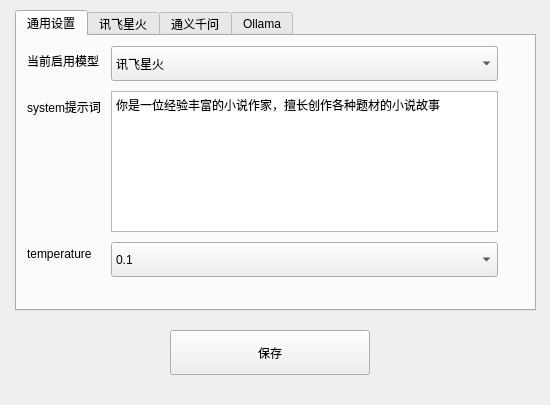
<?xml version="1.0" encoding="UTF-8"?>
<ui version="4.0">
 <class>Form_llm_config</class>
 <widget class="QWidget" name="Form_llm_config">
  <property name="enabled">
   <bool>true</bool>
  </property>
  <property name="geometry">
   <rect>
    <x>0</x>
    <y>0</y>
    <width>550</width>
    <height>405</height>
   </rect>
  </property>
  <property name="font">
   <font>
    <family>Arial</family>
   </font>
  </property>
  <property name="windowTitle">
   <string>大模型配置</string>
  </property>
  <widget class="QTabWidget" name="tabWidget">
   <property name="geometry">
    <rect>
     <x>15</x>
     <y>10</y>
     <width>521</width>
     <height>301</height>
    </rect>
   </property>
   <property name="font">
    <font>
     <family>Arial</family>
    </font>
   </property>
   <property name="layoutDirection">
    <enum>Qt::LeftToRight</enum>
   </property>
   <property name="autoFillBackground">
    <bool>false</bool>
   </property>
   <property name="tabShape">
    <enum>QTabWidget::Rounded</enum>
   </property>
   <property name="currentIndex">
    <number>0</number>
   </property>
   <property name="iconSize">
    <size>
     <width>20</width>
     <height>20</height>
    </size>
   </property>
   <property name="elideMode">
    <enum>Qt::ElideLeft</enum>
   </property>
   <property name="documentMode">
    <bool>false</bool>
   </property>
   <property name="movable">
    <bool>false</bool>
   </property>
   <property name="tabBarAutoHide">
    <bool>false</bool>
   </property>
   <widget class="QWidget" name="tab_setup">
    <attribute name="title">
     <string>通用设置</string>
    </attribute>
    <widget class="QWidget" name="formLayoutWidget_3">
     <property name="geometry">
      <rect>
       <x>0</x>
       <y>0</y>
       <width>481</width>
       <height>241</height>
      </rect>
     </property>
     <layout class="QFormLayout" name="formLayout_3">
      <property name="fieldGrowthPolicy">
       <enum>QFormLayout::AllNonFixedFieldsGrow</enum>
      </property>
      <property name="rowWrapPolicy">
       <enum>QFormLayout::DontWrapRows</enum>
      </property>
      <property name="horizontalSpacing">
       <number>10</number>
      </property>
      <property name="verticalSpacing">
       <number>10</number>
      </property>
      <property name="leftMargin">
       <number>10</number>
      </property>
      <property name="topMargin">
       <number>10</number>
      </property>
      <item row="0" column="0">
       <widget class="QLabel" name="label_7">
        <property name="text">
         <string>当前启用模型</string>
        </property>
        <property name="textFormat">
         <enum>Qt::RichText</enum>
        </property>
       </widget>
      </item>
      <item row="0" column="1">
       <widget class="QComboBox" name="comboBox_select_model">
        <property name="minimumSize">
         <size>
          <width>0</width>
          <height>35</height>
         </size>
        </property>
        <property name="currentIndex">
         <number>0</number>
        </property>
        <item>
         <property name="text">
          <string>讯飞星火</string>
         </property>
        </item>
        <item>
         <property name="text">
          <string>通义千问</string>
         </property>
        </item>
        <item>
         <property name="text">
          <string>Ollama本地大模型</string>
         </property>
        </item>
       </widget>
      </item>
      <item row="1" column="0">
       <widget class="QLabel" name="label_8">
        <property name="text">
         <string>system提示词</string>
        </property>
        <property name="textFormat">
         <enum>Qt::MarkdownText</enum>
        </property>
       </widget>
      </item>
      <item row="1" column="1">
       <widget class="QPlainTextEdit" name="plainTextEdit_prompt">
        <property name="plainText">
         <string>你是一位经验丰富的小说作家，擅长创作各种题材的小说故事</string>
        </property>
       </widget>
      </item>
      <item row="2" column="0">
       <widget class="QLabel" name="label_temperature">
        <property name="text">
         <string>temperature</string>
        </property>
        <property name="textFormat">
         <enum>Qt::MarkdownText</enum>
        </property>
       </widget>
      </item>
      <item row="2" column="1">
       <widget class="QComboBox" name="comboBox_temperature">
        <property name="minimumSize">
         <size>
          <width>0</width>
          <height>35</height>
         </size>
        </property>
        <property name="currentIndex">
         <number>0</number>
        </property>
        <item>
         <property name="text">
          <string>0.1</string>
         </property>
        </item>
        <item>
         <property name="text">
          <string>0.2</string>
         </property>
        </item>
        <item>
         <property name="text">
          <string>0.3</string>
         </property>
        </item>
        <item>
         <property name="text">
          <string>0.4</string>
         </property>
        </item>
        <item>
         <property name="text">
          <string>0.5</string>
         </property>
        </item>
        <item>
         <property name="text">
          <string>0.6</string>
         </property>
        </item>
        <item>
         <property name="text">
          <string>0.7</string>
         </property>
        </item>
        <item>
         <property name="text">
          <string>0.8</string>
         </property>
        </item>
        <item>
         <property name="text">
          <string>0.9</string>
         </property>
        </item>
        <item>
         <property name="text">
          <string>1.0</string>
         </property>
        </item>
       </widget>
      </item>
     </layout>
    </widget>
   </widget>
   <widget class="QWidget" name="tab_xunfeixinghuo">
    <attribute name="title">
     <string>讯飞星火</string>
    </attribute>
    <widget class="QWidget" name="formLayoutWidget">
     <property name="geometry">
      <rect>
       <x>0</x>
       <y>0</y>
       <width>481</width>
       <height>241</height>
      </rect>
     </property>
     <layout class="QFormLayout" name="formLayout">
      <property name="fieldGrowthPolicy">
       <enum>QFormLayout::AllNonFixedFieldsGrow</enum>
      </property>
      <property name="rowWrapPolicy">
       <enum>QFormLayout::DontWrapRows</enum>
      </property>
      <property name="horizontalSpacing">
       <number>10</number>
      </property>
      <property name="verticalSpacing">
       <number>10</number>
      </property>
      <property name="leftMargin">
       <number>10</number>
      </property>
      <property name="topMargin">
       <number>10</number>
      </property>
      <item row="0" column="0">
       <widget class="QLabel" name="label">
        <property name="text">
         <string>设置APPID</string>
        </property>
        <property name="textFormat">
         <enum>Qt::RichText</enum>
        </property>
       </widget>
      </item>
      <item row="0" column="1">
       <widget class="QLineEdit" name="lineEdit_xinghuo_appid">
        <property name="minimumSize">
         <size>
          <width>0</width>
          <height>35</height>
         </size>
        </property>
       </widget>
      </item>
      <item row="1" column="0">
       <widget class="QLabel" name="label_2">
        <property name="text">
         <string>设置APISecret</string>
        </property>
        <property name="textFormat">
         <enum>Qt::MarkdownText</enum>
        </property>
       </widget>
      </item>
      <item row="1" column="1">
       <widget class="QLineEdit" name="lineEdit_xinghuo_APISecre">
        <property name="minimumSize">
         <size>
          <width>0</width>
          <height>35</height>
         </size>
        </property>
       </widget>
      </item>
      <item row="2" column="0">
       <widget class="QLabel" name="label_3">
        <property name="frameShadow">
         <enum>QFrame::Plain</enum>
        </property>
        <property name="text">
         <string>设置APIKey
</string>
        </property>
        <property name="textFormat">
         <enum>Qt::RichText</enum>
        </property>
       </widget>
      </item>
      <item row="2" column="1">
       <widget class="QLineEdit" name="lineEdit_xinghuo_apikey">
        <property name="minimumSize">
         <size>
          <width>0</width>
          <height>35</height>
         </size>
        </property>
       </widget>
      </item>
      <item row="3" column="0">
       <widget class="QLabel" name="label_4">
        <property name="frameShadow">
         <enum>QFrame::Plain</enum>
        </property>
        <property name="text">
         <string>模型版本</string>
        </property>
        <property name="textFormat">
         <enum>Qt::RichText</enum>
        </property>
       </widget>
      </item>
      <item row="3" column="1">
       <widget class="QComboBox" name="comboBox_xinghuo_model">
        <property name="minimumSize">
         <size>
          <width>0</width>
          <height>35</height>
         </size>
        </property>
        <property name="currentIndex">
         <number>3</number>
        </property>
        <item>
         <property name="text">
          <string>v1.5</string>
         </property>
        </item>
        <item>
         <property name="text">
          <string>v2.0</string>
         </property>
        </item>
        <item>
         <property name="text">
          <string>v3.0</string>
         </property>
        </item>
        <item>
         <property name="text">
          <string>v3.5</string>
         </property>
        </item>
       </widget>
      </item>
     </layout>
    </widget>
   </widget>
   <widget class="QWidget" name="tab_tongyiqianwen">
    <attribute name="title">
     <string>通义千问</string>
    </attribute>
    <widget class="QWidget" name="formLayoutWidget_4">
     <property name="geometry">
      <rect>
       <x>0</x>
       <y>0</y>
       <width>481</width>
       <height>241</height>
      </rect>
     </property>
     <layout class="QFormLayout" name="formLayout_4">
      <property name="fieldGrowthPolicy">
       <enum>QFormLayout::AllNonFixedFieldsGrow</enum>
      </property>
      <property name="rowWrapPolicy">
       <enum>QFormLayout::DontWrapRows</enum>
      </property>
      <property name="horizontalSpacing">
       <number>10</number>
      </property>
      <property name="verticalSpacing">
       <number>10</number>
      </property>
      <property name="leftMargin">
       <number>10</number>
      </property>
      <property name="topMargin">
       <number>10</number>
      </property>
      <item row="0" column="0">
       <widget class="QLabel" name="label_qwen_apikey">
        <property name="text">
         <string>API-KEY</string>
        </property>
        <property name="textFormat">
         <enum>Qt::RichText</enum>
        </property>
       </widget>
      </item>
      <item row="0" column="1">
       <widget class="QLineEdit" name="lineEdit_qwen_apikey">
        <property name="minimumSize">
         <size>
          <width>0</width>
          <height>35</height>
         </size>
        </property>
       </widget>
      </item>
      <item row="1" column="0">
       <widget class="QLabel" name="label_qwen_model">
        <property name="text">
         <string>模型</string>
        </property>
        <property name="textFormat">
         <enum>Qt::RichText</enum>
        </property>
       </widget>
      </item>
      <item row="1" column="1">
       <widget class="QLineEdit" name="lineEdit_qwen_model">
        <property name="minimumSize">
         <size>
          <width>0</width>
          <height>35</height>
         </size>
        </property>
       </widget>
      </item>
     </layout>
    </widget>
   </widget>
   <widget class="QWidget" name="tab_Ollama">
    <attribute name="title">
     <string>Ollama</string>
    </attribute>
    <widget class="QWidget" name="formLayoutWidget_2">
     <property name="geometry">
      <rect>
       <x>0</x>
       <y>0</y>
       <width>481</width>
       <height>241</height>
      </rect>
     </property>
     <layout class="QFormLayout" name="formLayout_2">
      <property name="fieldGrowthPolicy">
       <enum>QFormLayout::AllNonFixedFieldsGrow</enum>
      </property>
      <property name="rowWrapPolicy">
       <enum>QFormLayout::DontWrapRows</enum>
      </property>
      <property name="horizontalSpacing">
       <number>10</number>
      </property>
      <property name="verticalSpacing">
       <number>10</number>
      </property>
      <property name="leftMargin">
       <number>10</number>
      </property>
      <property name="topMargin">
       <number>10</number>
      </property>
      <item row="0" column="0">
       <widget class="QLabel" name="label_5">
        <property name="text">
         <string>API地址</string>
        </property>
        <property name="textFormat">
         <enum>Qt::RichText</enum>
        </property>
       </widget>
      </item>
      <item row="0" column="1">
       <widget class="QLineEdit" name="lineEdit_ollama_api">
        <property name="minimumSize">
         <size>
          <width>0</width>
          <height>35</height>
         </size>
        </property>
       </widget>
      </item>
      <item row="1" column="0">
       <widget class="QLabel" name="label_6">
        <property name="text">
         <string>模型</string>
        </property>
        <property name="textFormat">
         <enum>Qt::MarkdownText</enum>
        </property>
       </widget>
      </item>
      <item row="1" column="1">
       <widget class="QLineEdit" name="lineEdit_ollama_model">
        <property name="minimumSize">
         <size>
          <width>0</width>
          <height>35</height>
         </size>
        </property>
       </widget>
      </item>
     </layout>
    </widget>
   </widget>
  </widget>
  <widget class="QPushButton" name="pushButton_save">
   <property name="geometry">
    <rect>
     <x>170</x>
     <y>330</y>
     <width>200</width>
     <height>45</height>
    </rect>
   </property>
   <property name="minimumSize">
    <size>
     <width>150</width>
     <height>45</height>
    </size>
   </property>
   <property name="font">
    <font>
     <family>Arial</family>
    </font>
   </property>
   <property name="text">
    <string>保存</string>
   </property>
  </widget>
 </widget>
 <resources/>
 <connections/>
</ui>
